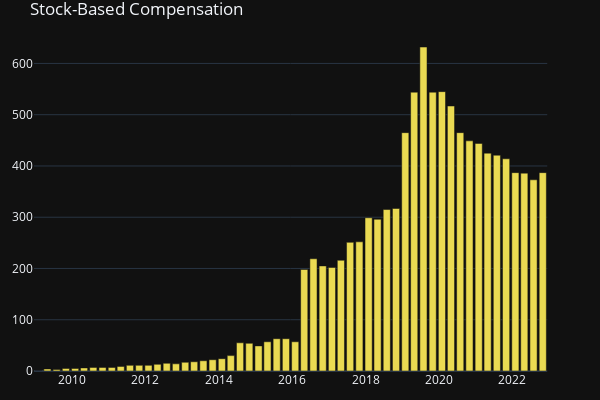

Write notebook code for a chart like this one.
### Code cell
compensation_plot = create_plot_bar_line(cash_flow_df, 'Stock-Based Compensation', bar_color="#EADA52")

### Figure 1 — Plotly figure (JSON) as saved in the notebook; plotly's stock layout.template omitted (floating-point values rounded to 4 significant figures)
{"data": [{"marker": {"color": "#EADA52"}, "name": "Stock-Based Compensation", "type": "bar", "x": ["2022-10-31", "2022-07-31", "2022-04-30", "2022-01-31", "2021-10-31", "2021-07-31", "2021-04-30", "2021-01-31", "2020-10-31", "2020-07-31", "2020-04-30", "2020-01-31", "2019-10-31", "2019-07-31", "2019-04-30", "2019-01-31", "2018-10-31", "2018-07-31", "2018-04-30", "2018-01-31", "2017-10-31", "2017-07-31", "2017-04-30", "2017-01-31", "2016-10-31", "2016-07-31", "2016-04-30", "2016-01-31", "2015-10-31", "2015-07-31", "2015-04-30", "2015-01-31", "2014-10-31", "2014-07-31", "2014-04-30", "2014-01-31", "2013-10-31", "2013-07-31", "2013-04-30", "2013-01-31", "2012-10-31", "2012-07-31", "2012-04-30", "2012-01-31", "2011-10-31", "2011-07-31", "2011-04-30", "2011-01-31", "2010-10-31", "2010-07-31", "2010-04-30", "2010-01-31", "2009-10-31", "2009-07-31", "2009-04-30", "2009-01-31"], "xaxis": "x", "y": [387, 373, 386, 387, 414, 421, 425, 444, 449, 465, 517, 545, 544, 632, 544, 465, 317, 315, 296, 299, 252, 251, 216, 202, 205, 219, 198, 57, 63, 63, 57, 49, 54, 55, 30, 24, 22, 20, 18, 17, 14, 15, 13, 11, 11, 11, 9, 7, 7, 7, 6, 5, 5, 3, 4, 0], "yaxis": "y"}], "layout": {"height": 400, "legend": {"orientation": "h", "x": 0.75, "xanchor": "right", "y": -0.15, "yanchor": "bottom"}, "margin": {"b": 20, "l": 20, "r": 20, "t": 30}, "title": {"text": "Stock-Based Compensation"}, "width": 600, "xaxis": {"anchor": "y", "domain": [0, 0.94]}, "yaxis": {"anchor": "x", "domain": [0, 1]}, "yaxis2": {"anchor": "x", "overlaying": "y", "side": "right"}}}
